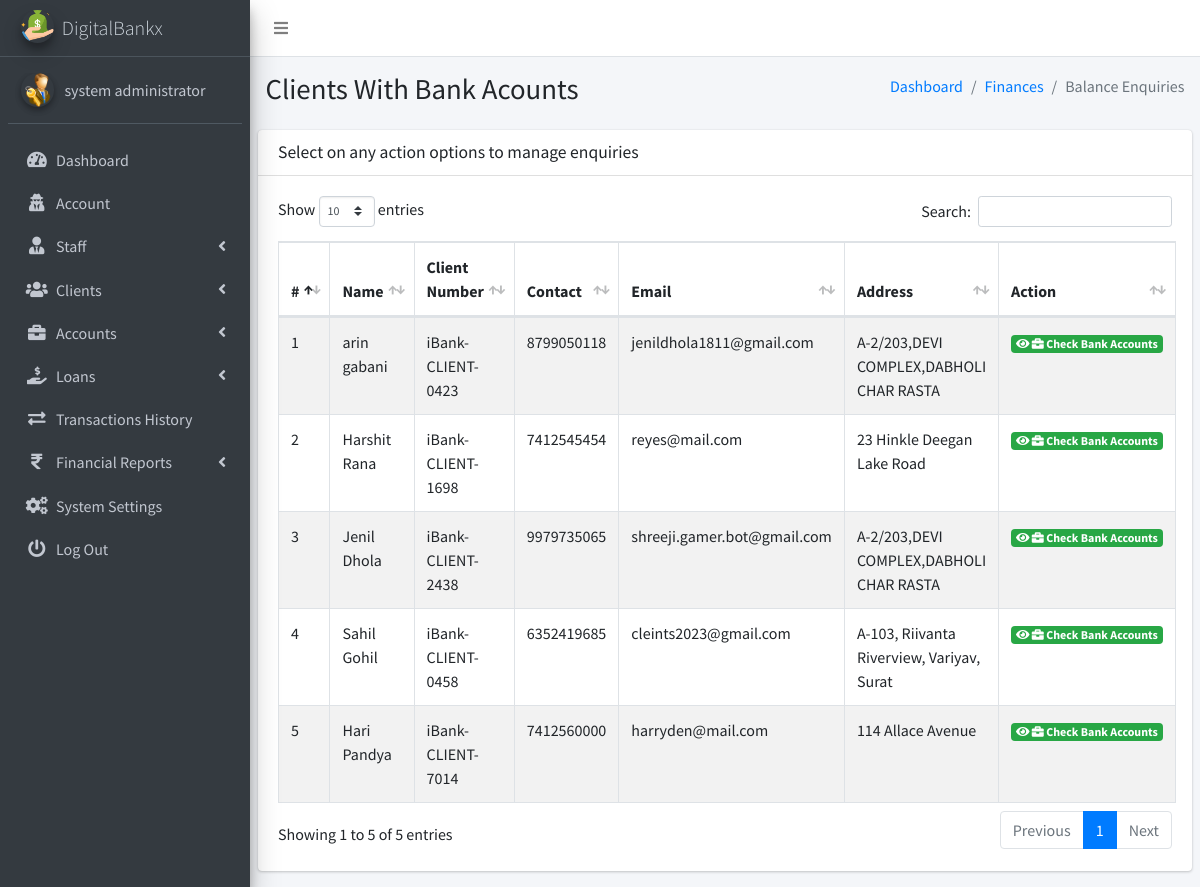
Screenshot of /admin/pages_balance_enquiries.php (signed in) with the database file from the repository.
### tables this page shows
CREATE TABLE `ib_systemsettings` (
  `id` int(20) NOT NULL,
  `sys_name` longtext NOT NULL,
  `sys_tagline` longtext NOT NULL,
  `sys_logo` varchar(200) NOT NULL,
  `is_active` tinyint(1) NOT NULL DEFAULT 1
);

CREATE TABLE `ib_admin` (
  `admin_id` int(11) NOT NULL,
  `name` varchar(200) NOT NULL,
  `email` varchar(200) NOT NULL,
  `number` varchar(200) NOT NULL,
  `password` varchar(200) NOT NULL,
  `profile_pic` varchar(200) NOT NULL,
  `is_active` tinyint(1) NOT NULL DEFAULT 1,
  `otp` varchar(6) DEFAULT NULL,
  `otp_expiry` datetime DEFAULT NULL
);

CREATE TABLE `ib_clients` (
  `client_id` int(10) UNSIGNED NOT NULL,
  `name` varchar(200) NOT NULL,
  `phone` varchar(200) NOT NULL,
  `address` varchar(200) NOT NULL,
  `email` varchar(200) NOT NULL,
  `aadhar_number` varchar(12) NOT NULL,
  `pan_number` varchar(10) NOT NULL,
  `password` varchar(200) NOT NULL,
  `profile_pic` varchar(200) NOT NULL,
  `client_number` varchar(200) NOT NULL,
  `is_active` tinyint(1) NOT NULL DEFAULT 1,
  `otp` varchar(10) DEFAULT NULL,
  `otp_expiry` datetime DEFAULT NULL
);

### admin/pages_balance_enquiries.php (the view, shortened to what this page needs)
<?php
include('conf/config.php');
?>
<!DOCTYPE html>
<html>
<?php include("dist/_partials/head.php"); ?>
<body class="hold-transition sidebar-mini">
  <div class="wrapper">
    <?php include("dist/_partials/nav.php"); ?>
    <?php include("dist/_partials/sidebar.php"); ?>
    <div class="content-wrapper">
      <section class="content-header">
        <div class="container-fluid">
          <div class="row mb-2">
            <div class="col-sm-6">
              <h1>Clients With Bank Acounts</h1>
            </div>
            <div class="col-sm-6">
              <ol class="breadcrumb float-sm-right">
                <li class="breadcrumb-item"><a href="pages_dashboard.php">Dashboard</a></li>
                <li class="breadcrumb-item"><a href="pages_balance_enquiries.php">Finances</a></li>
                <li class="breadcrumb-item active">Balance Enquiries</li>
              </ol>
            </div>
          </div>
        </div>
      </section>
      <section class="content">
        <div class="row">
          <div class="col-12">
            <div class="card">
              <div class="card-header">
                <h3 class="card-title">Select on any action options to manage enquiries </h3>
              </div>
              <div class="card-body">
                <table id="example1" class="table table-hover table-bordered table-striped">
                  <thead>
                    <tr>
                      <th>#</th>
                      <th>Name</th>
                      <th>Client Number</th>
                      <th>Contact</th>
                      <th>Email</th>
                      <th>Address</th>
                      <th>Action</th>
                    </tr>
                  </thead>
                  <tbody>
                    <?php
                    $ret = "SELECT * FROM  iB_clients ORDER BY RAND() ";
                    $stmt = $mysqli->prepare($ret);
                    $stmt->execute();
                    $res = $stmt->get_result();
                    $cnt = 1;
                    while ($row = $res->fetch_object()) {
                    ?>
                      <tr>
                        <td><?php echo $cnt; ?></td>
                        <td><?php echo $row->name; ?></td>
                        <td><?php echo $row->client_number; ?></td>
                        <td><?php echo $row->phone; ?></td>
                        <td><?php echo $row->email; ?></td>
                        <td><?php echo $row->address; ?></td>
                        <td>
                          <a class="badge badge-success" href="pages_view_client_bank_acc.php?client_number=<?php echo $row->client_number; ?>&client_id=<?php echo $row->client_id; ?>">
                            <i class="fas fa-eye"></i>
                            <i class="fas fa-briefcase"></i>
                            Check Bank Accounts
                          </a>
                        </td>
                      </tr>
                    <?php $cnt = $cnt + 1;
                    } ?>
                </table>
              </div>
            </div>
          </div>
        </div>
      </section>
    </div>
  </div>
</body>
</html>

### admin/dist/_partials/sidebar.php (shortened to what this page needs)
<aside class="main-sidebar sidebar-dark-primary elevation-4">
    <?php
    $admin_id = $_SESSION['admin_id'];
    $query = "SELECT * FROM iB_admin WHERE admin_id = ?";
    $stmt = $mysqli->prepare($query);
    $stmt->bind_param('i', $admin_id);
    $stmt->execute();
    $res = $stmt->get_result();
    while ($row = $res->fetch_object()) {
        $profile_picture = empty($row->profile_pic)
            ? "<img src='dist/img/user_icon.png' class='img-circle elevation-2' alt='User Image'>"
            : "<img src='dist/img/$row->profile_pic' class='img-circle elevation-2' alt='User Image'>";
        $sys_query = "SELECT * FROM iB_SystemSettings";
        $stmt = $mysqli->prepare($sys_query);
        $stmt->execute();
        $sys_res = $stmt->get_result();
        while ($sys = $sys_res->fetch_object()) {
            ?>
            <a href="pages_dashboard.php" class="brand-link text-light">
                <img src="dist/img/<?php echo $sys->sys_logo; ?>" alt="Logo" class="brand-image img-circle elevation-3">
                <span class="brand-text font-weight-light"><?php echo $sys->sys_name; ?></span>
            </a>
            <div class="sidebar">
                <div class="user-panel mt-3 pb-3 mb-3 d-flex">
                    <div class="image"><?php echo $profile_picture; ?></div>
                    <div class="info">
                        <a href="#" class="d-block"><?php echo $row->name; ?></a>
                    </div>
                </div>
                <nav class="mt-2">
                    <ul class="nav nav-pills nav-sidebar flex-column" data-widget="treeview" role="menu">
                        <li class="nav-item">
                            <a href="pages_dashboard.php" class="nav-link">
                                <i class="nav-icon fas fa-tachometer-alt"></i>
                                <p>Dashboard</p>
                            </a>
                        </li>
                        <li class="nav-item">
                            <a href="pages_account.php" class="nav-link">
                                <i class="nav-icon fas fa-user-secret"></i>
                                <p>Account</p>
                            </a>
                        </li>
                        <li class="nav-item has-treeview">
                            <a href="#" class="nav-link">
                                <i class="nav-icon fas fa-user-tie"></i>
                                <p>Staff <i class="fas fa-angle-left right"></i></p>
                            </a>
                        </li>
                        <li class="nav-item has-treeview">
                            <a href="#" class="nav-link">
                                <i class="nav-icon fas fa-users"></i>
                                <p>Clients <i class="fas fa-angle-left right"></i></p>
                            </a>
                        </li>
                        <li class="nav-item has-treeview">
                            <a href="#" class="nav-link">
                                <i class="nav-icon fas fa-briefcase"></i>
                                <p>Accounts <i class="fas fa-angle-left right"></i></p>
                            </a>
                        </li>
                        <li class="nav-item has-treeview">
                            <a href="#" class="nav-link">
                                <i class="nav-icon fas fa-hand-holding-usd"></i>
                                <p>
                                    Loans
                                    <i class="fas fa-angle-left right"></i>
                                </p>
                            </a>
                        </li>
                        <li class="nav-item">
                            <a href="pages_transactions_engine.php" class="nav-link">
                                <i class="nav-icon fas fa-exchange-alt"></i>
                                <p>Transactions History</p>
                            </a>
                        </li>
                        <li class="nav-item has-treeview">
                            <a href="#" class="nav-link">
                                <i class="nav-icon fas fa-rupee-sign"></i>
                                <p>Financial Reports <i class="fas fa-angle-left right"></i></p>
                            </a>
                        </li>
                        <li class="nav-item">
                            <a href="pages_system_settings.php" class="nav-link">
                                <i class="nav-icon fas fa-cogs"></i>
                                <p>System Settings</p>
                            </a>
                        </li>
                        <li class="nav-item">
                            <a href="pages_logout.php" class="nav-link">
                                <i class="nav-icon fas fa-power-off"></i>
                                <p>Log Out</p>
                            </a>
                        </li>
                    </ul>
                </nav>
            </div>
        </aside>
    <?php }
    } ?>

### rows the page displays
ib_admin: name "system administrator"
ib_systemsettings: sys_logo (picture), sys_name "DigitalBankx", ib_admin.profile_pic (picture)
ib_clients: name "arin gabani", client_number "iBank-CLIENT-0423", phone "8799050118", email "jenildhola1811@gmail.com", address "A-2/203,DEVI COMPLEX,DABHOLI CHAR RASTA"
ib_clients: name "Harshit Rana", client_number "iBank-CLIENT-1698", phone "7412545454", email "reyes@mail.com", address "23 Hinkle Deegan Lake Road"
ib_clients: name "Jenil Dhola", client_number "iBank-CLIENT-2438", phone "9979735065", email "shreeji.gamer.bot@gmail.com", address "A-2/203,DEVI COMPLEX,DABHOLI CHAR RASTA"
ib_clients: name "Sahil Gohil", client_number "iBank-CLIENT-0458", phone "6352419685", email "cleints2023@gmail.com", address "A-103, Riivanta Riverview, Variyav, Surat"
ib_clients: name "Hari Pandya", client_number "iBank-CLIENT-7014", phone "7412560000", email "harryden@mail.com", address "114 Allace Avenue"
